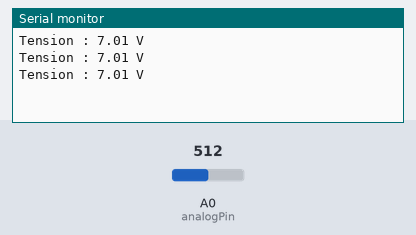
A sketch run on a simulated Arduino Uno, built with avr-gcc and run on an emulated ATmega328P. Parts: the last lines printed to the serial monitor. The test bench sets the inputs (shaded band); at power-on: A0 (analogPin) = 512.

Above: at 1.3 s.
1.4 s: A0 (analogPin) set to 716
At 1.9 s:
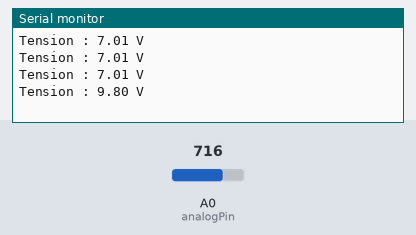
2.9 s: A0 (analogPin) set to 900
At 3.4 s:
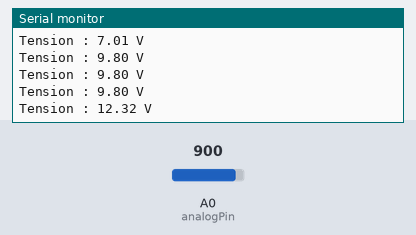
Timing chart, 0 to 5.9 s (numbered marks = the images above; inputs shaded):
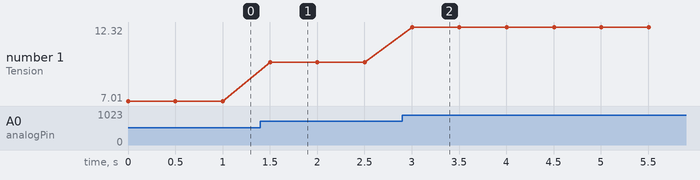

Measured:
- after the input at 1.4 s, the serial monitor: prints a new line after 0.10 s (image 1)
- after the input at 2.9 s, the serial monitor: prints a new line after 0.10 s (image 2)
- plotted number 1: 7.01 → 9.8 after the input at 1.4 s, 9.8 → 12.32 after the input at 2.9 s

The sketch:

VoltageTester.ino
```cpp
int analogPin = 0;
int val = 0;
float voltage = 0;

void setup() {
  Serial.begin(9600);
}

void loop() {
  val = analogRead(analogPin); // retourne une valeur entre 0 et 1023 (représentant la plage 0 à 5V)
  voltage = val / 73.07; // car 1023/14 = 73.07 (on repasse sur une plage de 0 à 14V)
  String voltageHeader = "Tension : ";
  Serial.println(voltageHeader + voltage + " V");
  delay(500);
}
```
